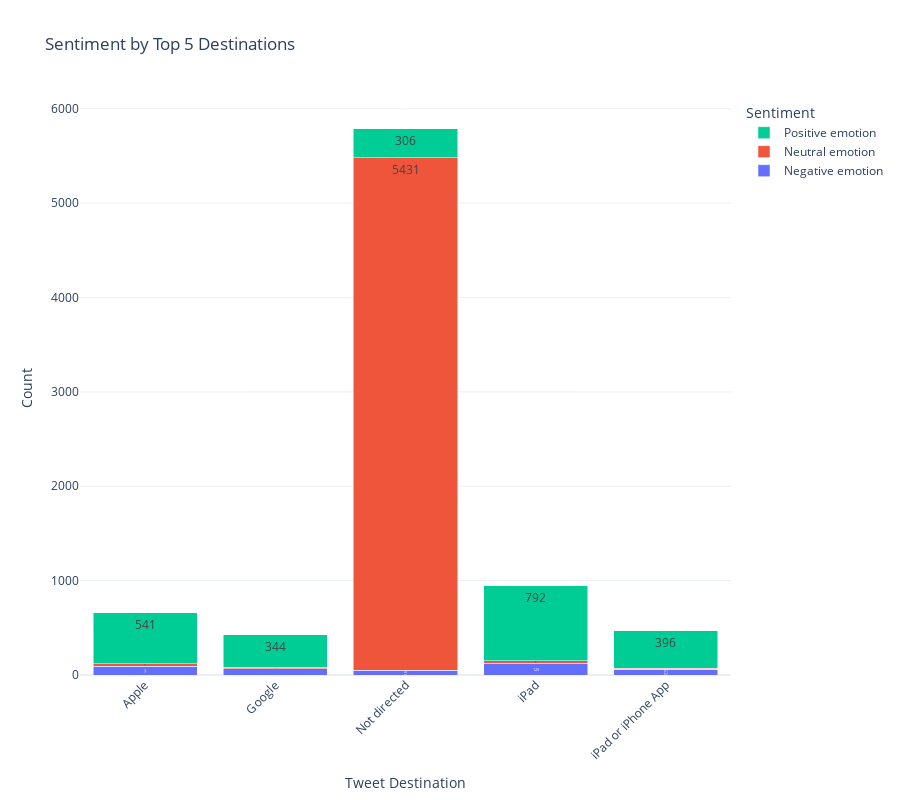

The cell this chart's notebook holds for it:
### Markdown cell above
#### 2.3.4. Sentiment by Tweet Destination

This section examines how sentiment is distributed across major brands and products such as Apple, Google, iPhone and iPad. It shows the share of positive, negative and neutral tweets for each destination to reveal how each brand is perceived by users.

The analysis helps to:

- Compare sentiment levels across brands and products.

- Identify which entities receive more positive or negative feedback.

- Provide insights that can support marketing and communication decisions.

This step shows a clear view of brand sentiment. It shows areas where each brand performs well and where improvement may be needed.

### Code cell
# Plot 4: Sentiment by Tweet Destination using Plotly

# Prepare data
top_destinations = data['tweet_directed_at'].value_counts().head(5).index
filtered_df = data[data['tweet_directed_at'].isin(top_destinations)]
sentiment_destination = pd.crosstab(filtered_df['tweet_directed_at'], filtered_df['sentiment'])

# Create stacked bar chart
fig = go.Figure()

for sentiment in sentiment_destination.columns:
    fig.add_trace(go.Bar(
        x=sentiment_destination.index,
        y=sentiment_destination[sentiment],
        name=sentiment,
        text=sentiment_destination[sentiment],
        textposition='auto'
    ))

fig.update_layout(
    barmode='stack',
    title='Sentiment by Top 5 Destinations',
    xaxis_title='Tweet Destination',
    yaxis_title='Count',
    legend_title='Sentiment',
    xaxis_tickangle=-45,
    template='plotly_white',
    # width=1200,
    height=800
)

fig.show()

### Figure 1 — Plotly figure (JSON) as saved in the notebook; plotly's stock layout.template omitted (floating-point values rounded to 4 significant figures)
{"data": [{"name": "Negative emotion", "text": [95, 68, 51, 125, 63], "textposition": "auto", "type": "bar", "x": ["Apple", "Google", "Not directed", "iPad", "iPad or iPhone App"], "y": [95, 68, 51, 125, 63]}, {"name": "Neutral emotion", "text": [23, 16, 5431, 28, 10], "textposition": "auto", "type": "bar", "x": ["Apple", "Google", "Not directed", "iPad", "iPad or iPhone App"], "y": [23, 16, 5431, 28, 10]}, {"name": "Positive emotion", "text": [541, 344, 306, 792, 396], "textposition": "auto", "type": "bar", "x": ["Apple", "Google", "Not directed", "iPad", "iPad or iPhone App"], "y": [541, 344, 306, 792, 396]}], "layout": {"barmode": "stack", "height": 800, "legend": {"title": {"text": "Sentiment"}}, "title": {"text": "Sentiment by Top 5 Destinations"}, "xaxis": {"tickangle": -45, "title": {"text": "Tweet Destination"}}, "yaxis": {"title": {"text": "Count"}}}}
